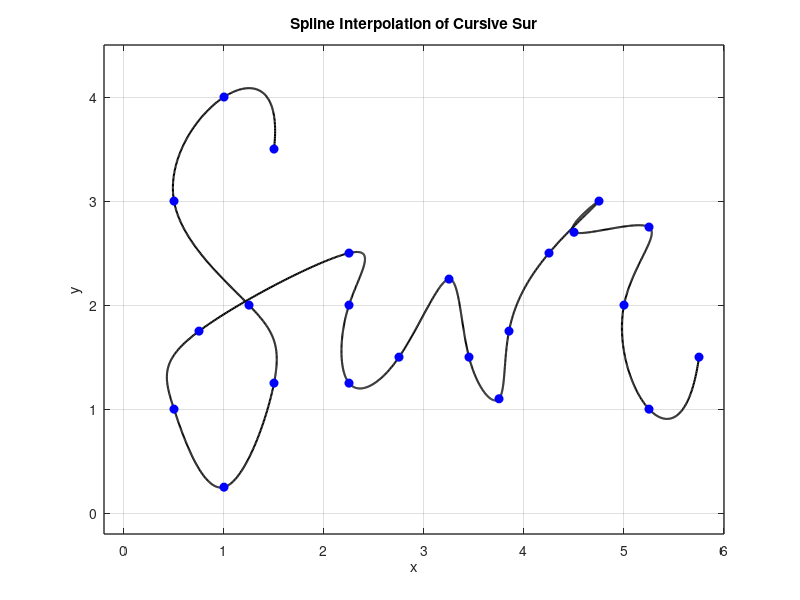

The MATLAB script that drew this image:
% Define data points for x and y coordinates
x1=[1.5 1 0.5 1.25 1.5 1 0.5 0.75 2.25 2.25 2.25 2.75 3.25 3.45 3.75 3.85 4.25 4.75 4.5 5.25 5.0 5.25 5.75];
y1=[3.5 4 3 2 1.25 0.25 1 1.75 2.5 2.0 1.25 1.5 2.25 1.5 1.1 1.75 2.5 3.0 2.70 2.75 2.0 1.0 1.5];

n1=length(x1);
t1= 0:n1-1; % Parametric coordinate t
tt1= 0:0.01:n1-1; % More dense coordinate tt for spline interpolation

% Compute spline interpolation
xx1= spline(t1,x1,tt1);
yy1= spline(t1,y1,tt1);

% Plot settings
figure(4)
plot(xx1,yy1,'k','Linewidth',1.5) % plot spline
hold on 
plot (x1,y1,'bo','MarkerFaceColor','b') % plot data points
axis([-0.2 6 -0.2 4.5])
grid on
title('Spline Interpolation of Cursive Sur')
xlabel('x')
ylabel('y')
set(gca,'FontSize',10,'LineWidth',1)
grid on